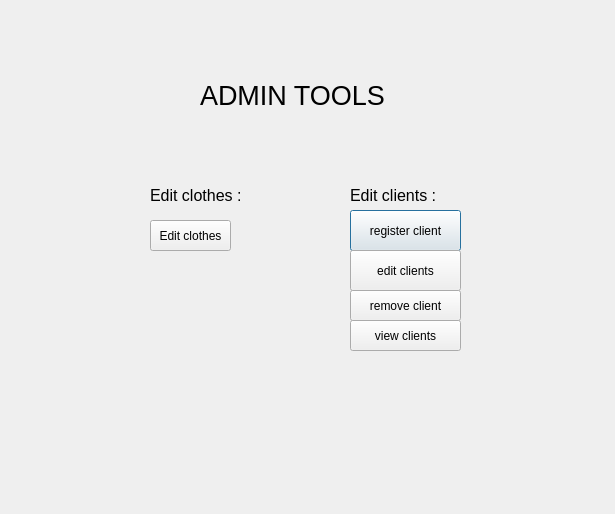
<?xml version="1.0" encoding="UTF-8"?>
<ui version="4.0">
 <class>adminmain</class>
 <widget class="QDialog" name="adminmain">
  <property name="geometry">
   <rect>
    <x>0</x>
    <y>0</y>
    <width>615</width>
    <height>514</height>
   </rect>
  </property>
  <property name="windowTitle">
   <string>Dialog</string>
  </property>
  <widget class="QPushButton" name="pushButton_8">
   <property name="geometry">
    <rect>
     <x>350</x>
     <y>210</y>
     <width>111</width>
     <height>41</height>
    </rect>
   </property>
   <property name="text">
    <string>register client</string>
   </property>
  </widget>
  <widget class="QPushButton" name="pushButton_10">
   <property name="geometry">
    <rect>
     <x>350</x>
     <y>320</y>
     <width>111</width>
     <height>31</height>
    </rect>
   </property>
   <property name="text">
    <string>view clients</string>
   </property>
  </widget>
  <widget class="QPushButton" name="pushButton_4">
   <property name="geometry">
    <rect>
     <x>350</x>
     <y>250</y>
     <width>111</width>
     <height>41</height>
    </rect>
   </property>
   <property name="text">
    <string>edit clients</string>
   </property>
  </widget>
  <widget class="QLabel" name="label_2">
   <property name="geometry">
    <rect>
     <x>150</x>
     <y>180</y>
     <width>111</width>
     <height>31</height>
    </rect>
   </property>
   <property name="font">
    <font>
     <pointsize>12</pointsize>
    </font>
   </property>
   <property name="text">
    <string>Edit clothes : </string>
   </property>
  </widget>
  <widget class="QLabel" name="label_3">
   <property name="geometry">
    <rect>
     <x>350</x>
     <y>180</y>
     <width>111</width>
     <height>31</height>
    </rect>
   </property>
   <property name="font">
    <font>
     <pointsize>12</pointsize>
    </font>
   </property>
   <property name="text">
    <string>Edit clients : </string>
   </property>
  </widget>
  <widget class="QPushButton" name="pushButton">
   <property name="geometry">
    <rect>
     <x>150</x>
     <y>220</y>
     <width>81</width>
     <height>31</height>
    </rect>
   </property>
   <property name="text">
    <string>Edit clothes</string>
   </property>
  </widget>
  <widget class="QLabel" name="label">
   <property name="geometry">
    <rect>
     <x>200</x>
     <y>60</y>
     <width>191</width>
     <height>71</height>
    </rect>
   </property>
   <property name="font">
    <font>
     <pointsize>20</pointsize>
    </font>
   </property>
   <property name="text">
    <string>ADMIN TOOLS</string>
   </property>
  </widget>
  <widget class="QPushButton" name="pushButton_9">
   <property name="geometry">
    <rect>
     <x>350</x>
     <y>290</y>
     <width>111</width>
     <height>31</height>
    </rect>
   </property>
   <property name="text">
    <string>remove client</string>
   </property>
  </widget>
 </widget>
 <resources/>
 <connections/>
</ui>
